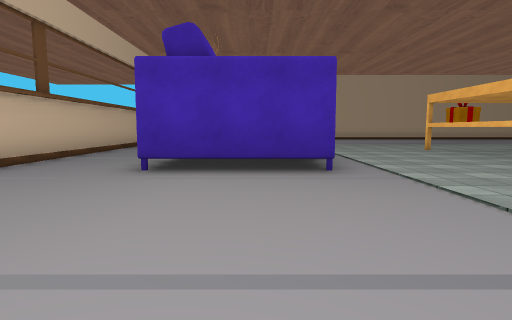
view 1 (above)

17 first-person views from a walk through a 3-D level made in the Unity game engine. The camera is 1.4 m above the floor, tilts 6° down and sees 80° across. The floor is counted in squares, 2 m on a side. Each view is taken from the middle of a square. On the plan, view 1 faces up. The plan holds only what a view shows up to about 10 squares ahead; the rest is blank. The place goes on beyond the plan. The player character is not drawn. Some animated figures are left out. Some surface patterns are stand-ins.

view 2
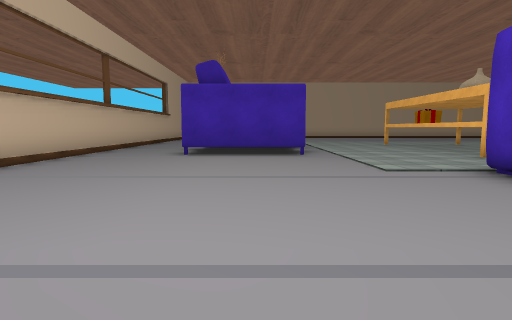

view 3
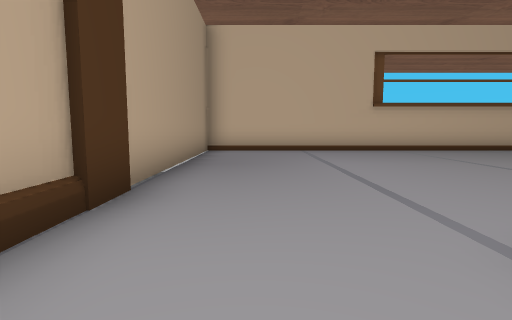

view 4
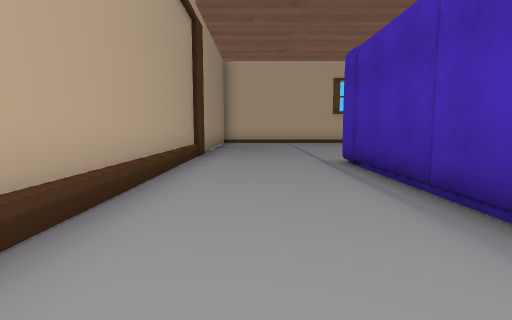

view 5
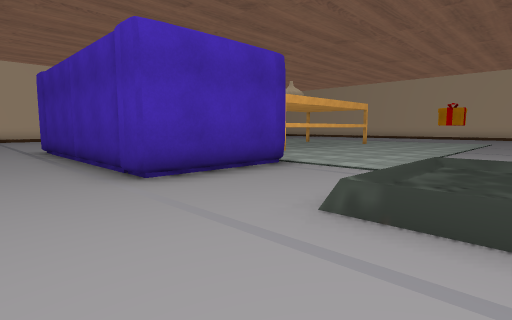

view 6
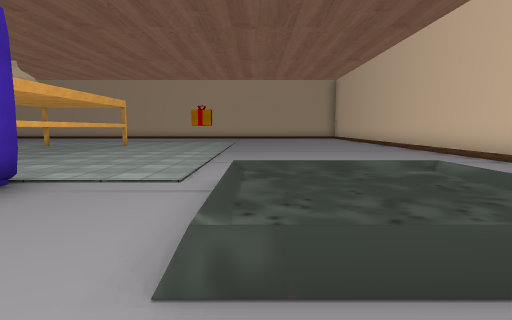

view 7
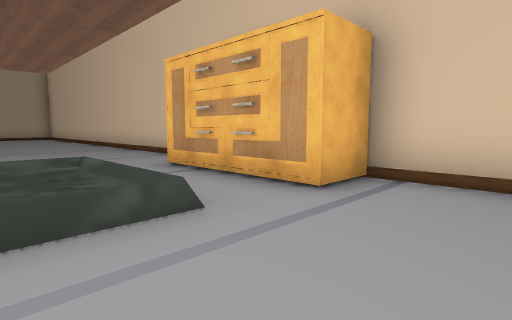

view 8
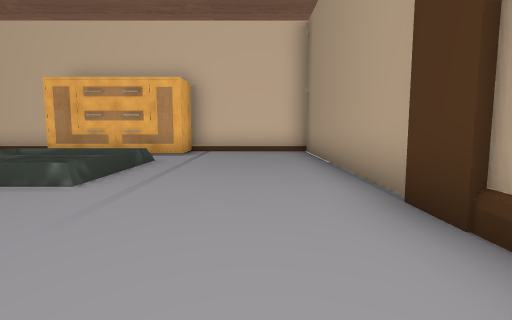

view 9
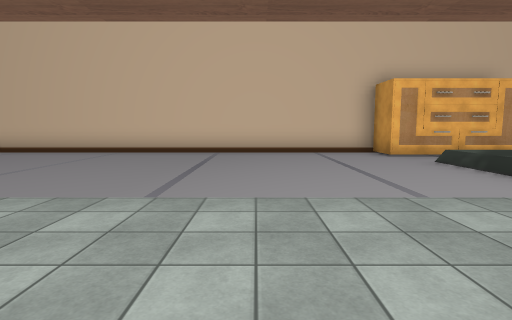

view 10
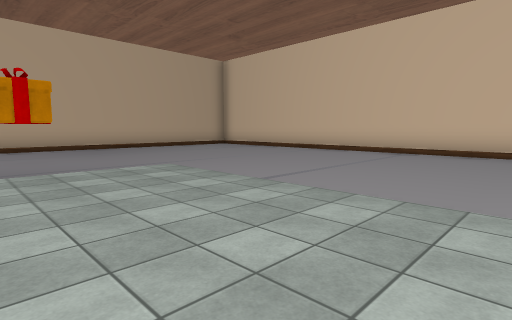

view 11
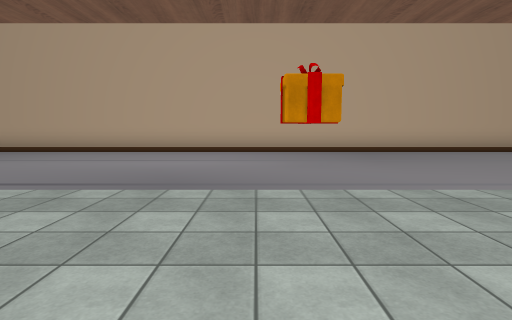

view 12
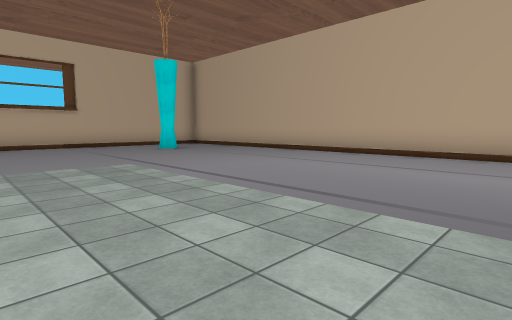

view 13
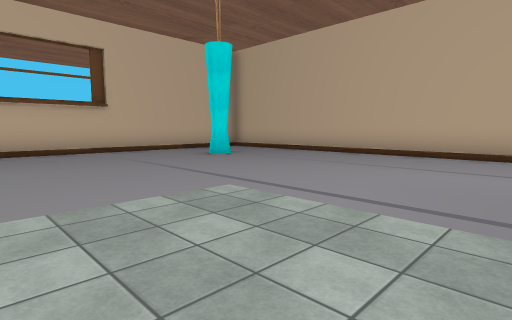

view 14
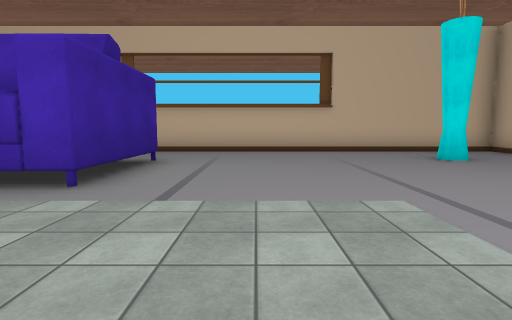

view 15
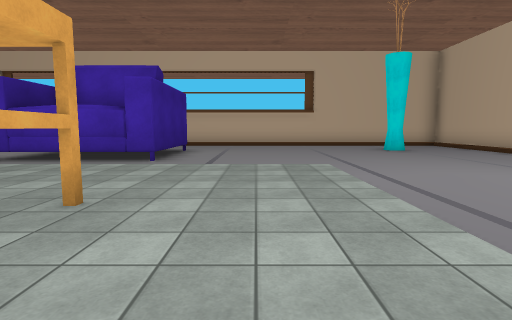

view 16
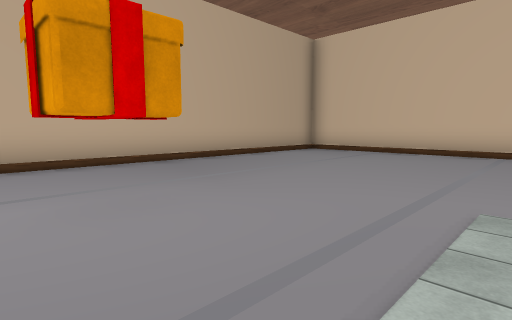

view 17
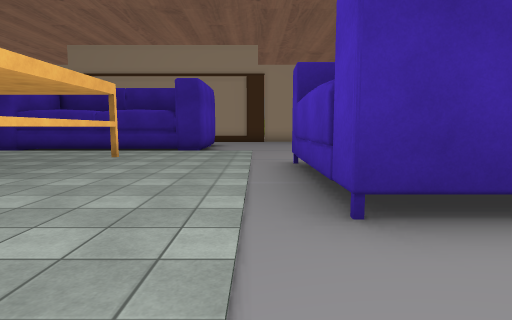

### Floor plan
Key: @ floor where view 1 was taken; # wall or solid block; . main floor; : floor 0.25 m higher than the main floor; + floor 0.5 m higher than the main floor; / step, stairs or slope; ^ raised ledge; O other object.
Columns run from 5 left of view 1 to 19 right of it. Each row starts with its distance up from view 1.
 19  ######################
 18 #......................
 17 #....................../#
 16 #..O.................../#
 15 #..............O......./#
 14 #....................../#
 13 #....................../#
 12 #....................../#
 11 #....................../#
 10 #....................../#
  9 #.........^^  ........./#
  8 #..OOOO...^  ^........./#
  7 #.. O O...^  ^........./#
  6 #..OOOO...^  ^........./#
  5 #..OOOO...^  ^........./#
  4 #.........#^^^........./#
  3 #....................../#
  2 #.................+++.OO
  1 #........#######..:::.O#
  0 #....@...#######..///.O#
 -1 #........#######..///.O#
 -2 #.......................#
 -3 #.......................#
 -4 #.......................#
 -5 ##############  #########

Where each view was taken, in squares from view 1:
view 1: 0 up, 0 right, facing up
view 2: 3 down, 0 right, facing up
view 3: 3 down, 5 right, facing left
view 4: 3 down, 10 right, facing left
view 5: 3 down, 14 right, facing up-left
view 6: 2 down, 13 right, facing up
view 7: 3 down, 14 right, facing up-right
view 8: 3 down, 9 right, facing right
view 9: 6 up, 9 right, facing right
view 10: 7 up, 9 right, facing up-right
view 11: 9 up, 9 right, facing up
view 12: 10 up, 8 right, facing up-left
view 13: 10 up, 5 right, facing up-left
view 14: 11 up, 5 right, facing left
view 15: 11 up, 8 right, facing left
view 16: 12 up, 9 right, facing up-right
view 17: 11 up, 2 right, facing down
